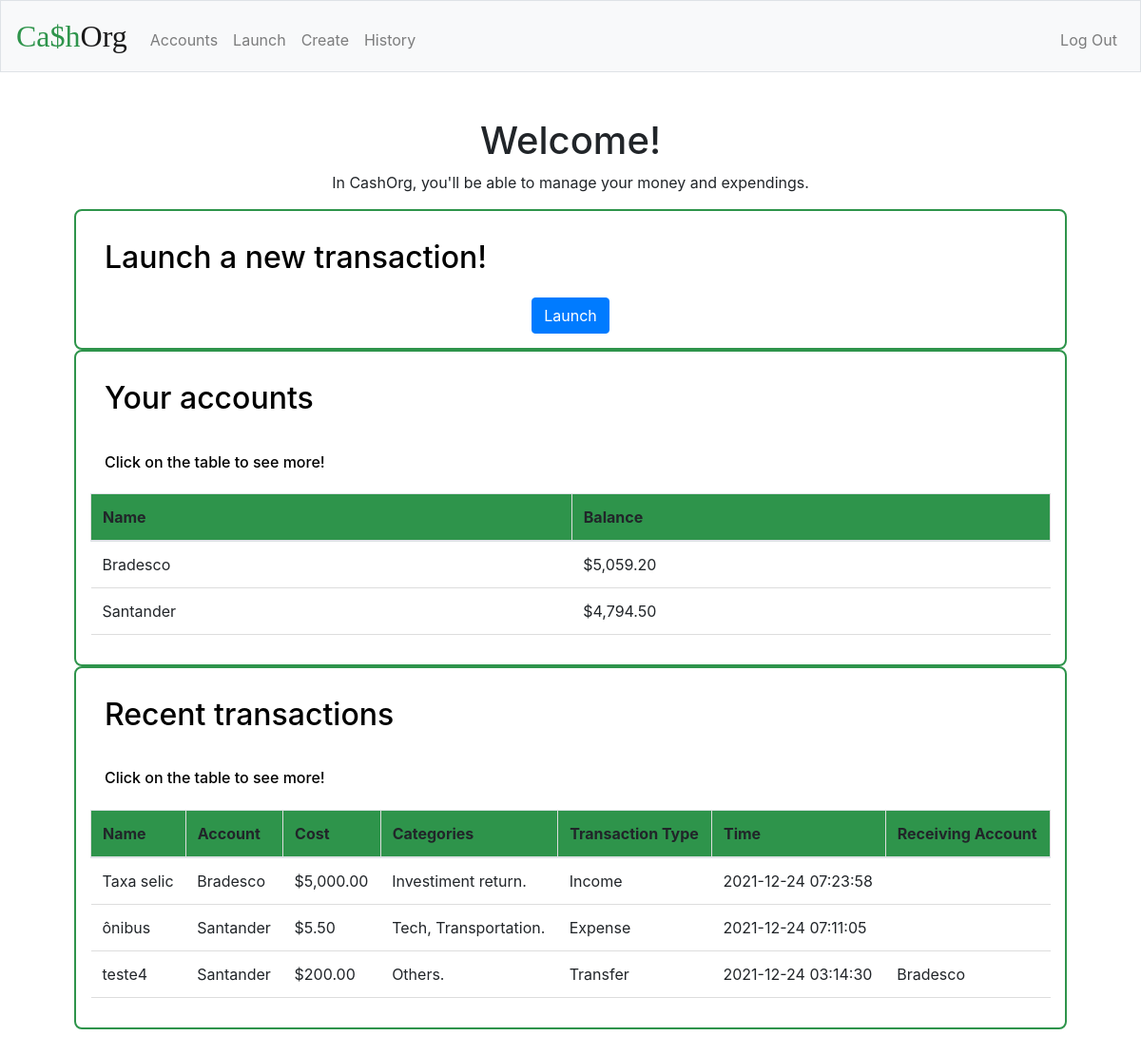
/ (signed in), run on the app's committed database.
### tables this page shows
CREATE TABLE accounts (id INTEGER, user_id INTEGER, name TEXT NOT NULL, cash NUMERIC NOT NULL DEFAULT 0.00, PRIMARY KEY (id), FOREIGN KEY (user_id) REFERENCES users(id));

CREATE TABLE transactions (id INTEGER, user_id INTEGER, account_id INTEGER, item_name TEXT NOT NULL, transaction_type TEXT NOT NULL, cost NUMERIC, time TEXT NOT NULL, incount_id INTEGER, PRIMARY KEY (id), FOREIGN KEY (user_id) REFERENCES users(id), FOREIGN KEY (account_id) REFERENCES accounts(id));

### application.py (the view)
@app.route("/")
@login_required
def index():
    if not db.execute("SELECT id FROM accounts WHERE user_id = :user_id", user_id=session['user_id']):
        return redirect('/create')
    else:
        contas = db.execute('SELECT name, cash FROM accounts WHERE user_id = :user_id LIMIT 3', user_id=session['user_id'])
        rows = db.execute('SELECT * FROM transactions WHERE user_id = :user_id ORDER BY time DESC LIMIT 3', user_id=session['user_id'])
        for row in rows:
            categos = ""
            catego = db.execute('SELECT categ.name FROM categ JOIN sync ON sync.categ_id = categ.id JOIN transactions ON sync.trans_id = transactions.id WHERE transactions.user_id = :user_id AND transactions.id = :trans_id'
                                , user_id=session['user_id'], trans_id=row['id'])
            for cate in catego:
                categos += cate['name'] + ', '
            categos = categos[0:(len(categos) - 2)] + '.'
            row['categs'] = categos
            cname = db.execute('SELECT name FROM accounts WHERE id = :acid', acid=row['account_id'])[0]['name']
            row['conta'] = cname
            iname = db.execute('SELECT name FROM accounts WHERE id = :acid', acid=row['incount_id'])
            if len(iname) < 1:
                row['inconta'] = ''
            else:
                row['inconta'] = iname[0]['name']
        return render_template('index.html', contas=contas, rows=rows)

### application.py (called while the page is built)
@app.after_request
def after_request(response):
    response.headers["Cache-Control"] = "no-cache, no-store, must-revalidate"
    response.headers["Expires"] = 0
    response.headers["Pragma"] = "no-cache"
    return response

### helpers.py (called while the page is built)
def login_required(f):
    @wraps(f)
    def decorated_function(*args, **kwargs):
        if session.get("user_id") is None:
            return redirect("/login")
        return f(*args, **kwargs)
    return decorated_function

def usd(value):
    return f"${value:,.2f}"

### templates/index.html
{% extends "layout.html" %}
{% block main %}
    <h1>Welcome!</h1>
    <p>In CashOrg, you'll be able to manage your money and expendings.</p>
    <div class='inde'>
        <h2 class='ind'>Launch a new transaction!</h2>
        <a href="/launch"><button class="btn btn-primary" class='ind'>Launch</button></a>
    </div>
    <div class='inde'>
        <h2 class='ind'>Your accounts</h2>
        <h6 class='ind'>Click on the table to see more!</h6>
            <a href="/accounts" class='title'><table class='table'>
                <thead>
                    <tr>
                        <th>Name</th>
                        <th>Balance</th>
                    </tr>
                </thead>
                <tbody>
                    {% for conta in contas %}
                        <tr>
                            <td>{{conta['name']}}</td>
                            <td>{{conta['cash'] | usd}}</td>
                        </tr>
                    {% endfor %}
                </tbody>
            </table></a>
    </div>
    <div class='inde'>
        <h2 class='ind'>Recent transactions</h2>
        <h6 class='ind'>Click on the table to see more!</h6>
        <a href="/history" class='title'><table class='table'>
        <thead>
            <tr>
                <th>Name</th>
                <th>Account</th>
                <th>Cost</th>
                <th>Categories</th>
                <th>Transaction Type</th>
                <th>Time</th>
                <th>Receiving Account</th>
            </tr>
        </thead>
        <tbody>
            {% for row in rows %}
                <tr>
                    <td>{{row['item_name']}}</td>
                    <td>{{row['conta']}}</td>
                    <td>{{row['cost'] | usd}}</td>
                    <td>{{row['categs']}}</td>
                    <td>{{row['transaction_type']}}</td>
                    <td>{{row['time']}}</td>
                    <td>{{row['inconta']}}</td>
                </tr>
            {% endfor %}
        </tbody>
    </table></a>
    </div>
{% endblock %}

### templates/layout.html (shortened to what this page needs)
<!DOCTYPE html>
<html lang="en">
    <head>
        <link rel="stylesheet" href="https://cdn.jsdelivr.net/npm/bootstrap@4.5.3/dist/css/bootstrap.min.css">
        <link href="/static/styles.css" rel="stylesheet">
        <link href="https://cdn.jsdelivr.net/npm/select2@4.1.0-rc.0/dist/css/select2.min.css" rel="stylesheet" />
    </head>
    <body>
        <nav class="navbar navbar-expand-md navbar-light bg-light border">
            <a class="navbar-brand" href="/"><span class="green">Ca$h</span>Org</a>
            <div class="collapse navbar-collapse" id="navbar">
                {% if session.user_id %}
                    <ul class="navbar-nav mr-auto mt-2">
                        <li class="nav-item"><a class="nav-link" href="/accounts">Accounts</a></li>
                        <li class="nav-item"><a class="nav-link" href="/launch">Launch</a></li>
                        <li class="nav-item"><a class="nav-link" href="/create">Create</a></li>
                        <li class="nav-item"><a class="nav-link" href="/history">History</a></li>
                    </ul>
                    <ul class="navbar-nav ml-auto mt-2">
                        <li class="nav-item"><a class="nav-link" href="/logout">Log Out</a></li>
                    </ul>
                {% else %}
                    <ul class="navbar-nav ml-auto mt-2">
                        <li class="nav-item"><a class="nav-link" href="/register">Register</a></li>
                        <li class="nav-item"><a class="nav-link" href="/login">Log In</a></li>
                    </ul>
                {% endif %}
            </div>
        </nav>
        <main class="container p-5">
            {% block main %}{% endblock %}
        </main>
    </body>
</html>

### static/styles.css (style rules this page uses)
nav .navbar-brand { font-size: xx-large; font-family: "Candara"; }
nav .navbar-brand .green { color: #2e944b; }
main { overflow-x: auto; text-align: center; }
.table { border-collapse: collapse; width: 100%; }
th, td { padding: 15px; text-align: left; border-bottom: 1px solid #ddd; }
th { background-color: #2e944b; border: 1px solid #ddd; }
.ind { padding: 15px; text-align: left; color: black; }
.inde { border: 2px solid #2e944b; border-radius: 0.5rem; padding: 15px; }
.title { color: black; text-decoration: none; }
a:link { text-decoration: none; }

### data on the page
accounts: name "Bradesco", cash "$5,059.20"
accounts: name "Santander", cash "$4,794.50"
transactions: item_name "Taxa selic", conta "Bradesco", cost "$5,000.00", categs "Investiment return.", transaction_type "Income", time "2021-12-24 07:23:58"
transactions: item_name "ônibus", conta "Santander", cost "$5.50", categs "Tech, Transportation.", transaction_type "Expense", time "2021-12-24 07:11:05"
transactions: item_name "teste4", conta "Santander", cost "$200.00", categs "Others.", transaction_type "Transfer", time "2021-12-24 03:14:30", inconta "Bradesco"
